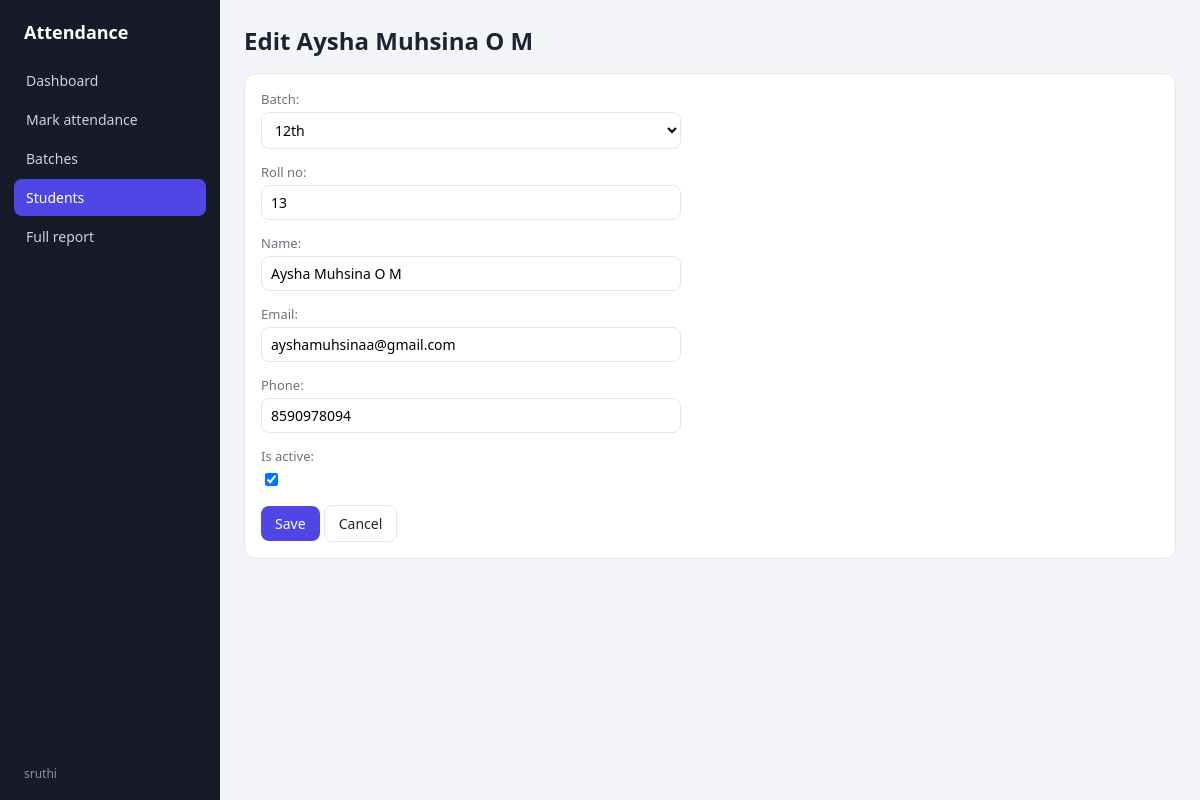
The page /students/1/edit/ (signed in) on the database its author committed.
### attendance/models.py (models this page shows, shortened)
class Student(models.Model):
    batch = models.ForeignKey(Batch, on_delete=models.CASCADE, related_name="students")
    roll_no = models.CharField(max_length=30)
    name = models.CharField(max_length=150)
    email = models.EmailField(blank=True)
    phone = models.CharField(max_length=20, blank=True)
    is_active = models.BooleanField(default=True)
    class Meta:
        ordering = ["batch__name", "roll_no"]
        constraints = [
            models.UniqueConstraint(fields=["batch", "roll_no"], name="unique_roll_per_batch")
        ]

class Batch(models.Model):
    name = models.CharField(max_length=100, unique=True)
    description = models.CharField(max_length=255, blank=True)
    created_at = models.DateTimeField(auto_now_add=True)
    class Meta:
        ordering = ["name"]
        verbose_name_plural = "batches"
    def __str__(self):
        return self.name

### attendance/views.py (the view)
# urls.py: path("students/<int:student_id>/edit/", views.student_update, name="student_update"),
@login_required
def student_update(request, student_id):
    student = get_object_or_404(Student, pk=student_id)
    return _form_page(
        request, StudentForm, student, f"Edit {student.name}", "Student updated.",
        reverse("attendance:student_list"),
    )

### attendance/forms.py
class StudentForm(forms.ModelForm):
    class Meta:
        model = Student
        fields = ["batch", "roll_no", "name", "email", "phone", "is_active"]

### attendance/views.py (called while the page is built)
def _form_page(request, form_class, instance, title, success_msg, success_url, initial=None):
    form = form_class(request.POST or None, instance=instance, initial=initial)
    if request.method == "POST" and form.is_valid():
        form.save()
        messages.success(request, success_msg)
        return redirect(success_url)
    return render(
        request,
        "attendance/form.html",
        {"form": form, "title": title, "cancel_url": success_url},
    )

### attendance/templates/attendance/form.html (shortened to what this page needs)
{% extends "attendance/base.html" %}
{% load static %}
{% block content %}
<h2>{{ title }}</h2>
<form method="post" class="card stack">
  {{ form.as_p }}
  <button class="btn" type="submit">Save</button>
  <a class="btn secondary" href="{{ cancel_url }}">Cancel</a>
</form>
{% endblock %}

### attendance/templates/attendance/base.html (shortened to what this page needs)
{% load static %}<!doctype html>
<html lang="en">
<head>
  <link rel="stylesheet" href="{% static 'css/style.css' %}">
</head>
<body>
  {% with url=request.resolver_match.url_name %}
  <div class="layout">
    <aside class="sidebar">
      <div class="brand">Attendance</div>
      <nav>
        <a href="{% url 'attendance:dashboard' %}" class="{% if url == 'dashboard' %}active{% endif %}">Dashboard</a>
        <a href="{% url 'attendance:mark_select' %}" class="{% if url == 'mark_select' or url == 'mark' %}active{% endif %}">Mark attendance</a>
        <a href="{% url 'attendance:batch_list' %}" class="{% if url == 'batch_list' or url == 'batch_create' or url == 'batch_update' or url == 'batch_delete' or url == 'report' %}active{% endif %}">Batches</a>
        <a href="{% url 'attendance:student_list' %}" class="{% if url == 'student_list' or url == 'student_create' or url == 'student_update' or url == 'student_delete' or url == 'student' or url == 'record_update' or url == 'record_delete' %}active{% endif %}">Students</a>
        <a href="{% url 'attendance:full_report' %}" class="{% if url == 'full_report' %}active{% endif %}">Full report</a>
      </nav>
      <div class="who">{{ request.user.get_username }}</div>
    </aside>
    <div class="content">
      <div class="content-inner">
        {% block content %}{% endblock %}
      </div>
    </div>
  </div>
  {% endwith %}
</body>
</html>

### static/css/style.css (style rules this page uses)
:root { --bg: #f4f5f8; --card: #fff; --text: #1d2330; --muted: #6b7280; --line: #e5e7eb; --accent: #4f46e5; --ok: #15803d; --bad: #b91c1c; --warn: #b45309; --side: #171a29; }
* { box-sizing: border-box; }
body { margin: 0; font-family: system-ui, -apple-system, "Segoe UI", sans-serif; background: var(--bg); color: var(--text); }
a { color: var(--accent); }
h2 { margin: 0 0 16px; }
.layout { display: grid; grid-template-columns: 220px 1fr; min-height: 100vh; }
.sidebar { background: var(--side); color: #cbd0e0; padding: 20px 14px; position: sticky; top: 0; height: 100vh; }
.brand { color: #fff; font-weight: 700; font-size: 18px; padding: 0 10px 18px; }
.sidebar nav a { display: block; color: #cbd0e0; text-decoration: none; padding: 9px 12px; border-radius: 8px; margin-bottom: 2px; font-size: 14px; }
.sidebar nav a.active { background: var(--accent); color: #fff; }
.sidebar .who { position: absolute; bottom: 18px; left: 24px; font-size: 12px; color: #8b92ab; }
.content { padding: 24px; min-width: 0; }
.content-inner { max-width: 1100px; margin: 0 auto; }
.card { background: var(--card); border: 1px solid var(--line); border-radius: 12px; padding: 16px; margin-bottom: 16px; overflow-x: auto; }
.btn { display: inline-block; background: var(--accent); color: #fff; border: 0; padding: 8px 14px; border-radius: 8px; font-size: 14px; cursor: pointer; text-decoration: none; font-family: inherit; }
.btn.secondary { background: #fff; color: var(--text); border: 1px solid var(--line); }
input[type=date], input[type=text], input[type=email], input[type=search], select, textarea { padding: 7px 9px; border: 1px solid var(--line); border-radius: 8px; font-size: 14px; font-family: inherit; background: #fff; }
form.stack p { margin: 0 0 14px; }
form.stack label { display: block; font-size: 13px; color: var(--muted); margin-bottom: 4px; }
form.stack input[type=text], form.stack input[type=email], form.stack input[type=date], form.stack select, form.stack textarea { width: 100%; max-width: 420px; }

### rows shown on the page
Student: batch "12th", roll_no "13", email "ayshamuhsinaa@gmail.com", phone "8590978094", is_active "☑"
Batch: name "Aysha Muhsina O M"

### other values the page prints
{{ request.user.get_username }} "sruthi"
{{ title }} "Edit Aysha Muhsina O M"
